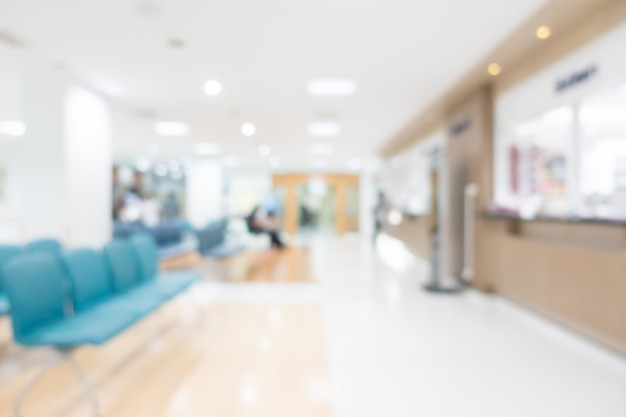
#> input picture 3.jpg, 626 x 417 px
$ python -i 'gui project.py'   (imports and definitions only)
#> lines starting #> are read from the running program, lines starting #| are printed output that depends on the picture
## Background vector - www.freepik.com
from tkinter import *
from PIL import ImageTk,Image
from tkinter import ttk


l1=list()

# [22 lines left out: functions setid, about, not called in this run]


def appointment():
    w2= Toplevel()
    w2.title("APOOINTMENTS-TAKE CARE HOSPITAL")
    w2.geometry('1000x1000')
    image = Image.open("3.jpg")
#> image is the input picture: PIL image 626x417 RGB; mean R, G, B 212.6, 212.7, 209.2
    image=image.resize((1000,1000))
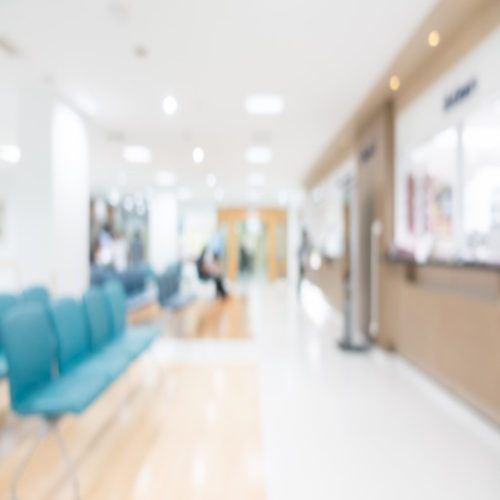
#> image: PIL image 1000x1000 RGB (shown at 1/2 size); mean R, G, B 212.6, 212.7, 209.2
    photo = ImageTk.PhotoImage(image)
    lb1=Label(w2,image=photo)
    lb1.pack()
    Label_1=Label(w2,text="BOOK AN APPOINTMENT",font=("Times",25),bg="white")
    Label_1.place(x=320,y=0)
    L1 = Label(w2, text="ARE YOU A REGISTERED PATIENT?",font=("Times",15))
    L1.place(x=340,y=80)


    # [137 lines left out: function check, not called in this run]

    var1 = IntVar()
    c1=Checkbutton(w2, text="Yes",font=("Times",15), variable=var1,command=check)
    var2 = IntVar()
    c2=Checkbutton(w2, text="No",font=("Times",15), variable=var2,command=check)
    c1.place(x=480,y=120)
    c2.place(x=480,y=150)
    w2.mainloop()


# [76 lines left out: function registration, not called in this run]

# [4 lines not run here, left out]
# [1 line that did not run here, left out]
# [1 line that did not run here, left out]
# [1 line that did not run here, left out]
# [1 line not run here, left out]
# [1 line that did not run here, left out]
# [2 lines not run here, left out]
# [1 line that did not run here, left out]
# [1 line not run here, left out]
# [1 line that did not run here, left out]
# [1 line not run here, left out]
# [1 line that did not run here, left out]
# [2 lines not run here, left out]

>>> result = appointment()
